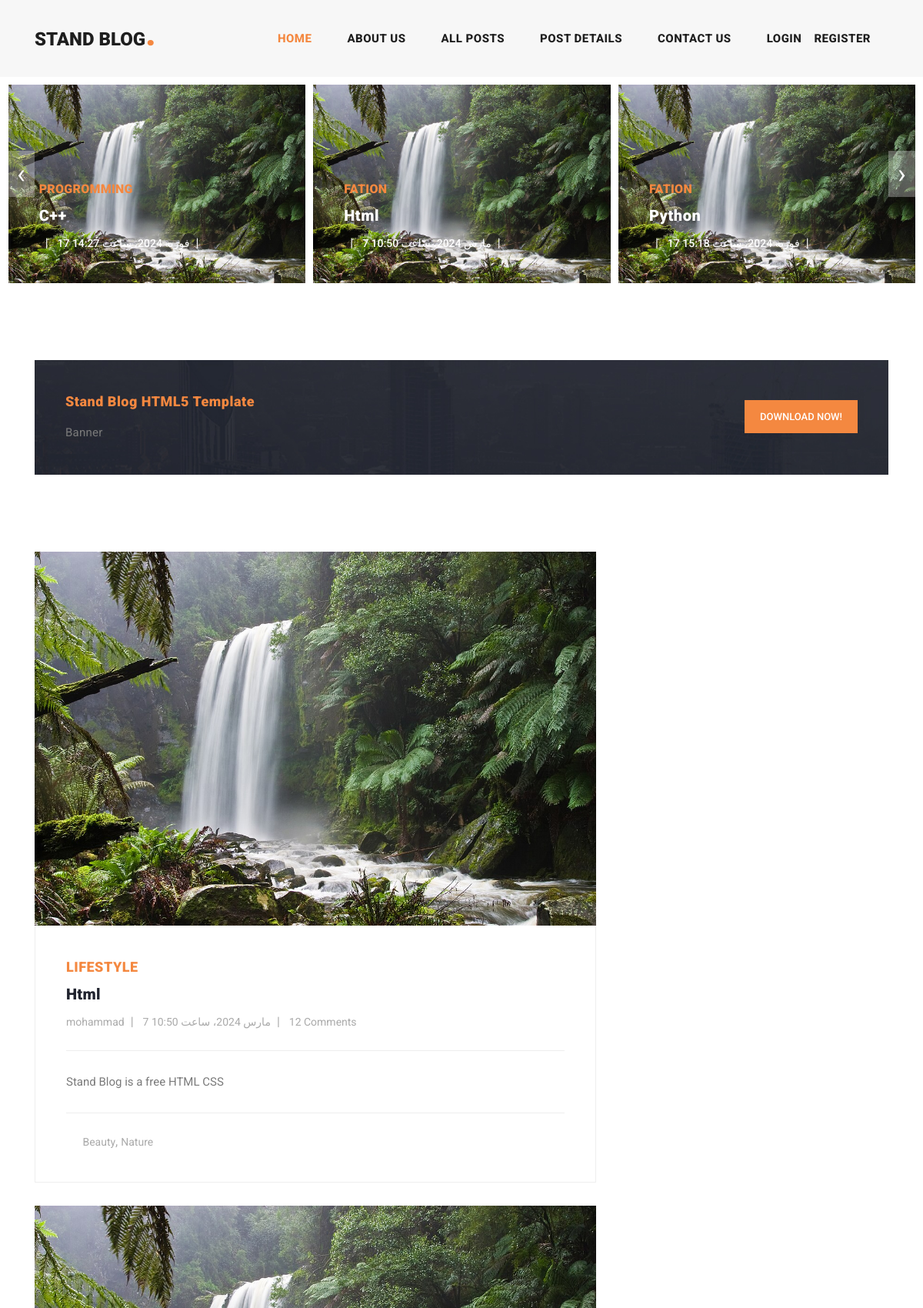
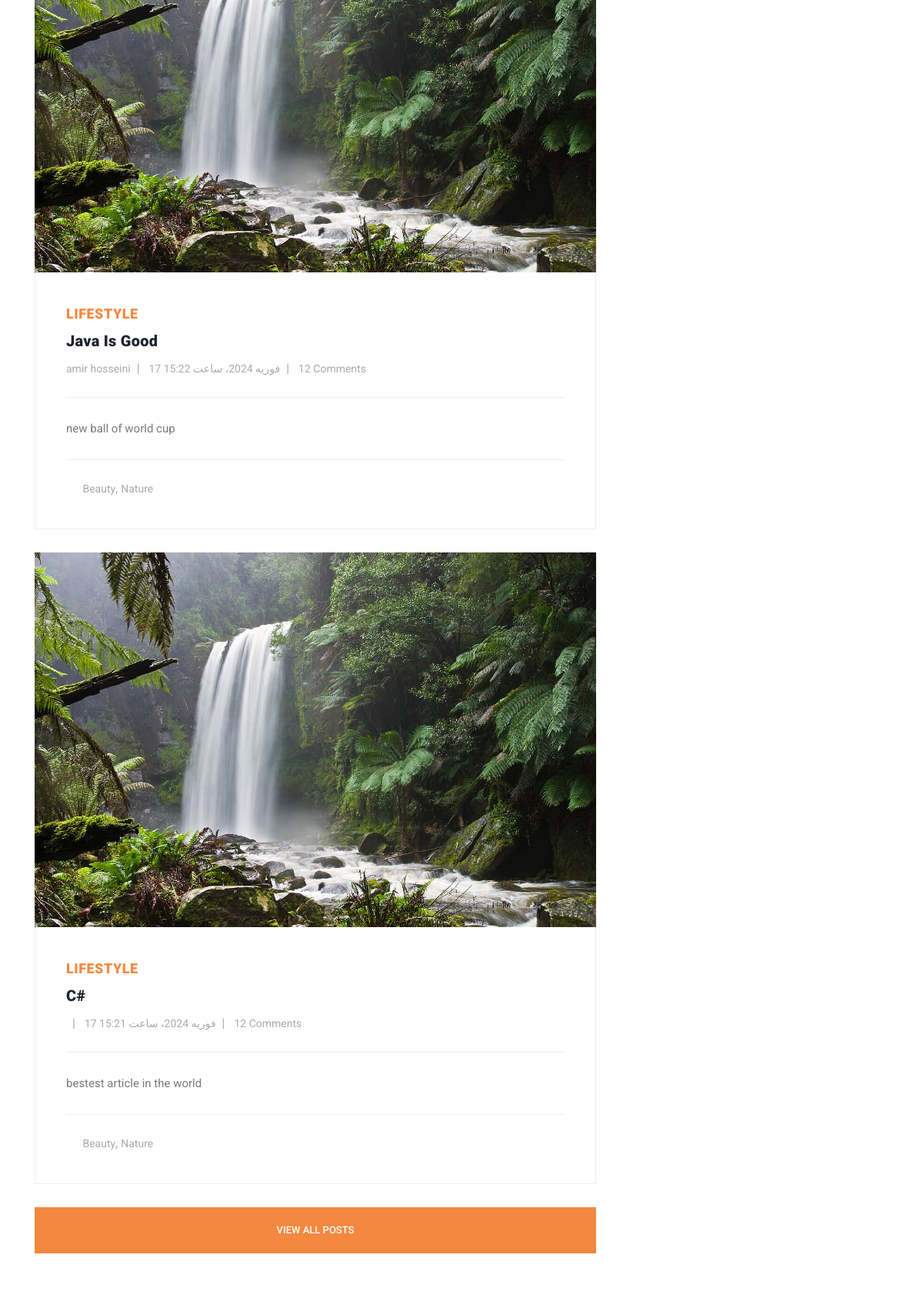
The page / (upper part) on the database its author committed (2 pictures, top to bottom).
### blog/models.py (models this page shows, shortened)
class Post(models.Model):
    author = models.ForeignKey(User, on_delete=models.CASCADE, verbose_name='نویسنده')
    category = models.ManyToManyField(Category, related_name='posts', verbose_name='دسته بندی')
    title = models.CharField(max_length=70 , verbose_name='عنوان')
    body = models.TextField()
    image = models.ImageField(upload_to='images/posts', verbose_name='تصویر', blank=True, null=True)
    created = models.DateTimeField(auto_now_add=True)
    updated = models.DateTimeField(auto_now=True)
    status = models.BooleanField(default=True)
    slug = models.SlugField(unique=True, blank=True)
    class Meta:
        ordering = ('-updated', '-created')
        verbose_name = 'مقاله'
        verbose_name_plural = 'مقالات'

class Category(models.Model):
    title = models.CharField(max_length=100, verbose_name='عنوان')
    created = models.DateTimeField(auto_now_add=True)
    class Meta:
        verbose_name = 'دسته بندی '
        verbose_name_plural = 'دسته بندی ها'

### home_app/views.py (the view)
# urls.py: 2. Add a URL to urlpatterns:  path('', views.home, name='home')
def home(request):
    posts = Post.objects.all()
    return render(request, 'home_app/index.html', {'posts': posts})

### accounts/templatetags/filters.py (called while the page is built)
@register.filter()
def cutter(value, arg):
    return value[:arg]

### context_processors/context_processors.py (called while the page is built)
def recent_posts(request):
    recent_posts = Post.objects.order_by('-created')[:3]
    categories = Category.objects.all()
    return {'recent_posts': recent_posts, 'categories':categories}

### home_app/templatetags/my_templatetags.py (called while the page is built)
@register.inclusion_tag('home_app/result.html')
def show_result(text):
    return {'text': text}

### home_app/templates/home_app/index.html (shortened to what this page needs)
{% extends 'base.html' %}
{% load static %}
{% load render_partial %}
{% load social_share %}
{% load filters %}
{% load my_templatetags %}
{% block content %}
<div class="main-banner header-text">
    <div class="container-fluid">
        <div class="owl-banner owl-carousel">
            {% for item in posts %}
                <div class="item">
                    <img src="{{ item.image.url }}" alt="{{ item.title }}">
                    <div class="item-content">
                        <div class="main-content">
                            <div class="meta-category">
                                <span>{{ item.category.first.title }}</span>
                            </div>
                            <a href="{% url "blog:post_detail" item.slug %}"><h4>{{ item.title }}</h4></a>
                            <ul class="post-info">
                                <li><a href="#">{{ item.autor.username }}</a></li>
                                <li><a href="#">{{ item.created }}</a></li>
                            </ul>
                        </div>
                    </div>
                </div>
            {% endfor %}
        </div>
    </div>
</div>
<section class="call-to-action">
    <div class="container">
        <div class="row">
            <div class="col-lg-12">
                <div class="main-content">
                    <div class="row">
                        <div class="col-lg-8">
                            <span>Stand Blog HTML5 Template</span>
                            <h4>{% show_result 'Banner' %}</h4>
                        </div>
                        <div class="col-lg-4">
                            <div class="main-button">
                                <a rel="nofollow" href="https://templatemo.com/tm-551-stand-blog" target="_parent">Download
                                    Now!</a>
                            </div>
                        </div>
                    </div>
                </div>
            </div>
        </div>
    </div>
</section>
<section class="blog-posts">
    <div class="container">
        <div class="row">
            <div class="col-lg-8">
                <div class="all-blog-posts">
                    <div class="row">
                        {% for item in recent_posts %}
                            <div class="col-lg-12">
                            <div class="blog-post">
                                <div class="blog-thumb">
                                    <img src="{{ item.image.url }}" alt="">
                                </div>
                                <div class="down-content">
                                    <span>Lifestyle</span>
                                    <a href="post-details.html"><h4>{{ item.title }}</h4></a>
                                    <ul class="post-info">
                                        <li><a href="#">{{ item.author.get_full_name }}</a></li>
                                        <li><a href="#">{{ item.created }}</a></li>
                                        <li><a href="#">12 Comments</a></li>
                                    </ul>
                                    <p>{{ item.body|cutter:30 }}</p>
                                    <div class="post-options">
                                        <div class="row">
                                            <div class="col-6">
                                                <ul class="post-tags">
                                                    <li><i class="fa fa-tags"></i></li>
                                                    <li><a href="#">Beauty</a>,</li>
                                                    <li><a href="#">Nature</a></li>
                                                </ul>
                                            </div>
                                            <div class="col-6">
                                                <ul class="post-share">
                                                    <li><i class="fa fa-share-alt"></i></li>
                                                </ul>
                                            </div>
                                        </div>
                                    </div>
                                </div>
                            </div>
                        </div>
                        {% endfor %}
                        <div class="col-lg-12">
                            <div class="main-button">
                                <a href="{% url 'blog:post_list' %}">View All Posts</a>
                            </div>
                        </div>
                    </div>
                </div>
            </div>
        </div>
    </div>
</section>
{% endblock %}

### assets/css/templatemo-stand-blog.css (style rules this page uses)
body { font-family: 'Roboto', sans-serif; overflow-x: hidden; text-rendering: optimizeLegibility; -webkit-font-smoothing: antialiased; -moz-osx-font-smoothing: grayscale; }
p { margin-bottom: 0px; font-size: 15px; font-weight: 400; color: #7a7a7a; line-height: 30px; }
a { text-decoration: none!important; }
ul { padding: 0; margin: 0; list-style: none; }
h1,h2,h3,h4,h5,h6 { margin: 0px; }
.main-button a { display: inline-block; background-color: #f48840; color: #fff; font-size: 13px; font-weight: 500; padding: 12px 20px; text-transform: uppercase; transition: all .3s; }
.main-banner .container-fluid { padding: 0px 10px; margin-bottom: -24px; }
.owl-banner { padding-top: 110px; }
.owl-banner .item { position: relative; }
.owl-banner .item .item-content { position: absolute; bottom: 40px; left: 40px; }
.owl-banner .item .item-content .meta-category span { color: #f48840; font-size: 18px; text-transform: uppercase; font-weight: 900; letter-spacing: 0.25px; }
.owl-banner .item .item-content h4 { font-size: 24px; font-weight: 900; color: #fff; letter-spacing: 0.5px; text-transform: capitalize; margin: 10px 0px 12px 0px; }
.owl-banner .item .item-content ul li { display: inline-block; margin-right: 8px; }
.owl-banner .item .item-content ul li:after { content: '|'; color: #fff; margin-left: 8px; }
.owl-banner .item .item-content ul li a { font-size: 14px; color: #fff; font-weight: 500; transition: all .3s; }
.call-to-action { margin-top: 100px; }
.call-to-action .main-content { padding: 40px; background-image: url(../images/cta-bg.jpg); background-position: center center; background-repeat: no-repeat; background-size: cover; }
.call-to-action .main-content span { color: #f48840; font-size: 18px; font-weight: 900; letter-spacing: 0.5px; }
.call-to-action .main-content h4 { margin-bottom: 0px; margin-top: 12px; color: #fff; font-size: 26px; font-weight: 900; letter-spacing: 0.25px; }
.call-to-action .main-content .main-button { text-align: right; margin-top: 12px; }
.blog-posts { margin-top: 100px; }
.blog-posts .blog-post { margin-bottom: 30px; }
.blog-posts .blog-thumb img { width: 100%; overflow: hidden; }
.blog-posts .down-content { padding: 40px; border-right: 1px solid #eee; border-left: 1px solid #eee; border-bottom: 1px solid #eee; }
.blog-posts .down-content span { font-size: 18px; text-transform: uppercase; letter-spacing: 0.5px; font-weight: 900; color: #f48840; }
.blog-posts .down-content h4 { font-size: 24px; text-transform: capitalize; letter-spacing: 0.5px; font-weight: 900; color: #20232e; margin: 10px 0px 12px 0px; }
.blog-posts .down-content ul.post-info li { display: inline-block; margin-right: 8px; }
.blog-posts .down-content ul.post-info li:after { content: '|'; color: #aaa; margin-left: 8px; }
.blog-posts .down-content h4 { font-size: 20px; letter-spacing: 0.25px; }
.blog-posts .down-content ul.post-info li:last-child::after { display: none; }
.blog-posts .down-content ul.post-info li a { font-size: 14px; color: #aaa; font-weight: 400; transition: all .3s; }
.blog-posts .down-content p { padding: 25px 0px; margin: 25px 0px; border-top: 1px solid #eee; border-bottom: 1px solid #eee; }
.blog-posts .down-content ul.post-share { text-align: right; }
.blog-posts .down-content ul.post-tags li, .blog-posts .down-content ul.post-share li { display: inline-block; }
.blog-posts .down-content ul.post-tags li:first-child i, .blog-posts .down-content ul.post-share li:first-child i { color: #f48840; margin-right: 5px; }
.blog-posts .down-content ul.post-tags li, .blog-posts .down-content ul.post-share li { color: #aaa; }
.blog-posts .down-content ul.post-tags li a, .blog-posts .down-content ul.post-share li a { font-size: 14px; color: #aaa; font-weight: 400; transition: all .3s; }
.blog-posts .main-button a { height: 60px; line-height: 60px; padding: 0px; width: 100%; text-align: center; }
@media (max-width: 1250px) { .owl-banner .item .item-content .meta-category span { font-size: 16px; } }
@media (max-width: 1250px) { .owl-banner .item .item-content h4 { font-size: 20px; } }

### rows shown on the page
Post: image (picture), category.first "PROGROMMING", title "C++", created "17 فوریه 2024، ساعت 14:27"
Post: image (picture), category.first "FATION", title "Html", created "7 مارس 2024، ساعت 10:50", author.get_full_name "mohammad", body "Stand Blog is a free HTML CSS"
Post: image (picture), category.first "FATION", title "Python", created "17 فوریه 2024، ساعت 15:18"
Post: image (picture), title "Java Is Good", author.get_full_name "amir hosseini", created "17 فوریه 2024، ساعت 15:22", body "new ball of world cup"
Post: image (picture), title "C#", created "17 فوریه 2024، ساعت 15:21", body "bestest article in the world"

### other values the page prints
{{ text }} "Banner"
